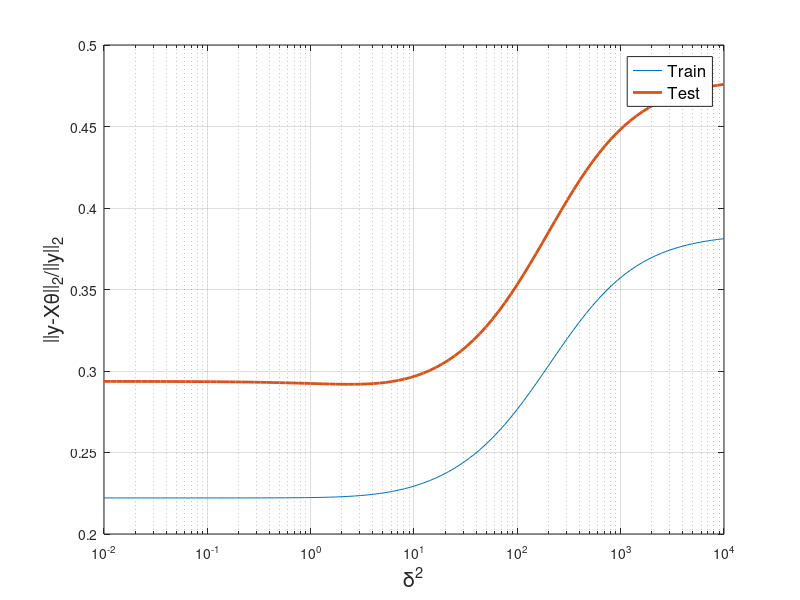

Write MATLAB code to recreate this figure.
% Compute and display the training and test errors for each computed value
% of theta.
% Edited by Yuanbo Han, Oct. 8, 2017

% Load the standardized data from 'stdData.mat'
load stdData;

% Compute the training and test errors for each computed value of theta
trainError = zeros(length(d2),1);
testError = zeros(length(d2),1);
for i = 1:length(d2)
    trainError(i) = sqrt( (y_train - X_train * theta(:,i))' * (y_train - X_train * theta(:,i) ) / ((y_train+y_train_bar)'*(y_train+y_train_bar)) );
    testError(i) = sqrt( (y_test - X_test * theta(:,i))' * (y_test - X_test * theta(:,i) ) / ((y_test+y_train_bar)'*(y_test+y_train_bar)) );
end

fprintf('trainError =\n\n');
disp(trainError);
fprintf('testError =\n\n');
disp(testError);

% Plot the training and test errors as a function of d2
figure;
semilogx(d2,trainError,d2,testError,'LineWidth',2);
xlabel('\delta^2','FontSize',15);
ylabel('\mid\midy-X\theta\mid\mid_2/\mid\midy\mid\mid_2','FontSize',15);
legend({'Train','Test'},'Location','NorthEast','FontSize',12);
grid on;

clear i;
